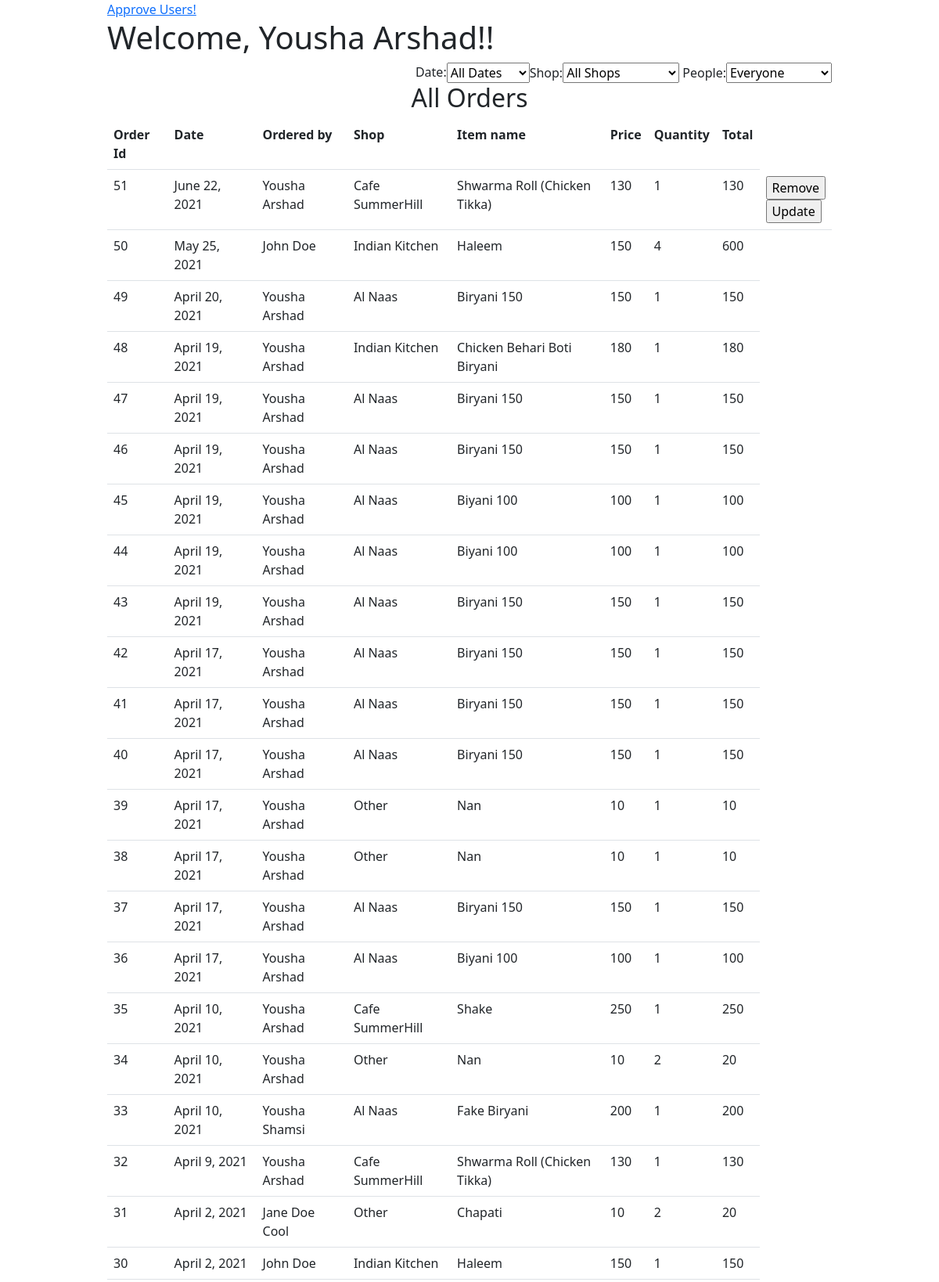
Screenshot of / (signed in, upper part) with the database file from the repository.
### khana/models.py (models this page shows, shortened)
class Order(models.Model):
    quantity = models.IntegerField()
    date_id = models.ForeignKey(Date, on_delete=models.CASCADE, related_name="dates")
    user_id = models.ForeignKey(User, on_delete=models.CASCADE, related_name="users")
    item_id = models.ForeignKey(FoodItem, on_delete=models.DO_NOTHING, related_name="foods")

class Date(models.Model):
    date = models.DateField()

class FoodItem(models.Model):
    name = models.CharField(max_length=64)
    price = models.IntegerField()
    shop = models.ForeignKey(Shop, on_delete=models.CASCADE, related_name="shops")

class Shop(models.Model):
    name = models.CharField(max_length=64)
    def __str__(self):
        return f'{self.name}'

### khana/views.py (the view)
# urls.py: path('', khana.views.index),
def index(request, date_id=None):
    if not request.user.is_authenticated:
        return HttpResponseRedirect(reverse('login'))
    if date_id:
        today = datetime.datetime.now().date()
        if Date.objects.filter(date=today).exists():
            date_object = Date.objects.get(date=today)
        else:
            date_object = Date(date=today)
            date_object.save()
        today_id = date_object.id
        if Date.objects.filter(pk=date_id).exists():
            date_object = Date.objects.get(pk=date_id)
            is_today = today == date_object.date
        else:
            return HttpResponseRedirect(reverse('table', args=[date_object.id]))
        date_form = SelectDateForm(default_date=date_object.date)
        all_orders = False
        dates_orders = Order.objects.filter(date_id=date_object)
        date = date_object.date
    else:
        is_today = False
        today = datetime.datetime.now().date()
        if Date.objects.filter(date=today).exists():
            date_object = Date.objects.get(date=today)
        else:
            date_object = Date(date=today)
            date_object.save()
        today_id = date_object.id
        date_form = SelectDateForm()
        all_orders = True
        dates_orders = Order.objects.all()
        date = None
    people_disabled = False
    if not request.user.is_staff:
        dates_orders = dates_orders.filter(user_id=request.user)
        people_disabled = True
    dates_items = dates_orders.values_list('item_id_id', flat=True).distinct()
    dates_shops = FoodItem.objects.all().filter(id__in=dates_items).values_list('shop_id', flat=True).distinct()
    shops = Shop.objects.filter(pk__in=dates_shops)
    dates_people = dates_orders.values_list('user_id_id', flat=True).distinct()
    peoples = User.objects.filter(pk__in=dates_people)
    sum_price = sum(o.item_id.price*o.quantity for o in dates_orders)
    return render(request, 'khana/index.html', {
        'today_id': today_id,
        'date': date,
        'orders': dates_orders.order_by('-pk'),
        'sum': sum_price,
        'date_form': date_form,
        'is_today': is_today,
        'all_orders': all_orders,
        'filter_form': FilterShopAndPersonForm(shops=shops, peoples=peoples, people_disabled=people_disabled),
    })

### khana/views.py
class SelectDateForm(forms.Form):
    def __init__(self, *args, default_date=None, **kwargs):
        super(SelectDateForm, self).__init__(*args, **kwargs)
        if default_date:
            print(default_date)
            all_dates = Date.objects.exclude(date=default_date).order_by('-date')
            initial_date = Date.objects.get(date=default_date)
            CHOICES_DATE = [(initial_date.id, f'{initial_date.date}')]
            OTHER_DATE = [(date.id, f'{date.date}') for date in all_dates]
            CHOICES_DATE += OTHER_DATE
            CHOICES_DATE += [(0, 'All Dates')]
            CHOICES_DATE = tuple(CHOICES_DATE)
        else:
            all_dates = Date.objects.all().order_by('-date')
            CHOICES_DATE = [(0, 'All Dates')]
            OTHER_DATE = [(date.id, f'{date.date}') for date in all_dates]
            CHOICES_DATE += OTHER_DATE
            CHOICES_DATE = tuple(CHOICES_DATE)
        self.fields['id'] = forms.ChoiceField(choices=CHOICES_DATE, label='Date')
        self.fields['id'].widget.attrs.update({'id': 'date_selector', 'onchange': 'myDateFunction()'})

### khana/templatetags/khana_square.py (called while the page is built)
def multiply(value, number):
    return value*number

### khana/templates/khana/index.html (shortened to what this page needs)
{% extends "khana/layout.html" %}
{% load khana_square %}
{% block body %}
    {% if request.user.is_superuser %}
    <a href="{% url 'approve' %}">Approve Users!</a>
    {% endif %}
    <h1>Welcome, {{ request.user.first_name }} {{ request.user.last_name }}!!</h1>
    <div class="d-flex justify-content-end">
        {{ date_form }}
    <form id="filter_form" action="{% url 'filtered_index' %}" method="post">
        {{ filter_form }}
    </form>
    </div>
    {% if orders %}
    {% if not all_orders %}
        {% if is_today %}
            <h2 class="text-center">Today's Orders- {{ date|date_to_day }}, {{ date }}</h2>
        {% else %}
            <h2 class="text-center">Orders on {{ date|date_to_day }}, {{ date }} </h2>
        {% endif %}
    {% else %}
        <h2 class="text-center">All Orders</h2>
    {% endif %}
    <table class="table" id="orders_table">
        <tr>
            <th>Order Id</th>
            <th>Date</th>
            <th>Ordered by</th>
            <th>Shop</th>
            <th>Item name</th>
            <th>Price</th>
            <th>Quantity</th>
            <th>Total</th>
        </tr>
            {% for order in orders %}
            <tr>
                <td>{{ order.id }}</td>
                <td>{{ order.date_id.date }}</td>
                <td>{{ order.user_id.first_name }} {{ order.user_id.last_name }}</td>
                <td>{{ order.item_id.shop }}</td>
                <td>{{ order.item_id.name }}</td>
                <td>{{ order.item_id.price }}</td>
                <td>{{ order.quantity }}</td>
                <td>{{ order.item_id.price|multiply:order.quantity }}</td>
                {% if today_id == order.date_id.id and request.user.id == order.user_id.id %}
                <td>
                    <form action="{% url 'delete' %}" method="post">
                        <input type="submit" value="Remove">
                    </form>
                    <form action="{% url 'update' %}" method="post">
                        <input type="submit" value="Update">
                    </form>
                </td>
                {% endif %}
            </tr>
            {% endfor %}
    </table>
    {% else %}
    <h4>No Orders</h4>
    {% endif %}
    {% if request.user.is_staff %}
    <br>
    {% endif %}
    <br>
{% endblock %}

### rows the page displays
Order: id "51", date_id "June 22, 2021", user_id.first_name "Yousha", user_id.last_name "Arshad", item_id.shop "Cafe SummerHill", item_id.name "Shwarma Roll (Chicken Tikka)", item_id.price "130", quantity "1", item_id.price|multiply "130"
Order: id "50", date_id "May 25, 2021", user_id.first_name "John", user_id.last_name "Doe", item_id.shop "Indian Kitchen", item_id.name "Haleem", item_id.price "150", quantity "4", item_id.price|multiply "600"
Order: id "49", date_id "April 20, 2021", user_id.first_name "Yousha", user_id.last_name "Arshad", item_id.shop "Al Naas", item_id.name "Biryani 150", item_id.price "150", quantity "1", item_id.price|multiply "150"
Order: id "48", date_id "April 19, 2021", user_id.first_name "Yousha", user_id.last_name "Arshad", item_id.shop "Indian Kitchen", item_id.name "Chicken Behari Boti Biryani", item_id.price "180", quantity "1", item_id.price|multiply "180"
Order: id "47", date_id "April 19, 2021", user_id.first_name "Yousha", user_id.last_name "Arshad", item_id.shop "Al Naas", item_id.name "Biryani 150", item_id.price "150", quantity "1", item_id.price|multiply "150"
Order: id "46", date_id "April 19, 2021", user_id.first_name "Yousha", user_id.last_name "Arshad", item_id.shop "Al Naas", item_id.name "Biryani 150", item_id.price "150", quantity "1", item_id.price|multiply "150"
Order: id "45", date_id "April 19, 2021", user_id.first_name "Yousha", user_id.last_name "Arshad", item_id.shop "Al Naas", item_id.name "Biyani 100", item_id.price "100", quantity "1", item_id.price|multiply "100"
Order: id "44", date_id "April 19, 2021", user_id.first_name "Yousha", user_id.last_name "Arshad", item_id.shop "Al Naas", item_id.name "Biyani 100", item_id.price "100", quantity "1", item_id.price|multiply "100"
Order: id "43", date_id "April 19, 2021", user_id.first_name "Yousha", user_id.last_name "Arshad", item_id.shop "Al Naas", item_id.name "Biryani 150", item_id.price "150", quantity "1", item_id.price|multiply "150"
Order: id "42", date_id "April 17, 2021", user_id.first_name "Yousha", user_id.last_name "Arshad", item_id.shop "Al Naas", item_id.name "Biryani 150", item_id.price "150", quantity "1", item_id.price|multiply "150"
Order: id "41", date_id "April 17, 2021", user_id.first_name "Yousha", user_id.last_name "Arshad", item_id.shop "Al Naas", item_id.name "Biryani 150", item_id.price "150", quantity "1", item_id.price|multiply "150"
Order: id "40", date_id "April 17, 2021", user_id.first_name "Yousha", user_id.last_name "Arshad", item_id.shop "Al Naas", item_id.name "Biryani 150", item_id.price "150", quantity "1", item_id.price|multiply "150"
Order: id "39", date_id "April 17, 2021", user_id.first_name "Yousha", user_id.last_name "Arshad", item_id.shop "Other", item_id.name "Nan", item_id.price "10", quantity "1", item_id.price|multiply "10"
Order: id "38", date_id "April 17, 2021", user_id.first_name "Yousha", user_id.last_name "Arshad", item_id.shop "Other", item_id.name "Nan", item_id.price "10", quantity "1", item_id.price|multiply "10"
Order: id "37", date_id "April 17, 2021", user_id.first_name "Yousha", user_id.last_name "Arshad", item_id.shop "Al Naas", item_id.name "Biryani 150", item_id.price "150", quantity "1", item_id.price|multiply "150"
Order: id "36", date_id "April 17, 2021", user_id.first_name "Yousha", user_id.last_name "Arshad", item_id.shop "Al Naas", item_id.name "Biyani 100", item_id.price "100", quantity "1", item_id.price|multiply "100"
Order: id "35", date_id "April 10, 2021", user_id.first_name "Yousha", user_id.last_name "Arshad", item_id.shop "Cafe SummerHill", item_id.name "Shake", item_id.price "250", quantity "1", item_id.price|multiply "250"
Order: id "34", date_id "April 10, 2021", user_id.first_name "Yousha", user_id.last_name "Arshad", item_id.shop "Other", item_id.name "Nan", item_id.price "10", quantity "2", item_id.price|multiply "20"
Order: id "33", date_id "April 10, 2021", user_id.first_name "Yousha", user_id.last_name "Shamsi", item_id.shop "Al Naas", item_id.name "Fake Biryani", item_id.price "200", quantity "1", item_id.price|multiply "200"
Order: id "32", date_id "April 9, 2021", user_id.first_name "Yousha", user_id.last_name "Arshad", item_id.shop "Cafe SummerHill", item_id.name "Shwarma Roll (Chicken Tikka)", item_id.price "130", quantity "1", item_id.price|multiply "130"
Order: id "31", date_id "April 2, 2021", user_id.first_name "Jane Doe", user_id.last_name "Cool", item_id.shop "Other", item_id.name "Chapati", item_id.price "10", quantity "2", item_id.price|multiply "20"
Order: id "30", date_id "April 2, 2021", user_id.first_name "John", user_id.last_name "Doe", item_id.shop "Indian Kitchen", item_id.name "Haleem", item_id.price "150", quantity "1", item_id.price|multiply "150"

### other values shown
{{ request.user.first_name }} "Yousha"
{{ request.user.last_name }} "Arshad"
